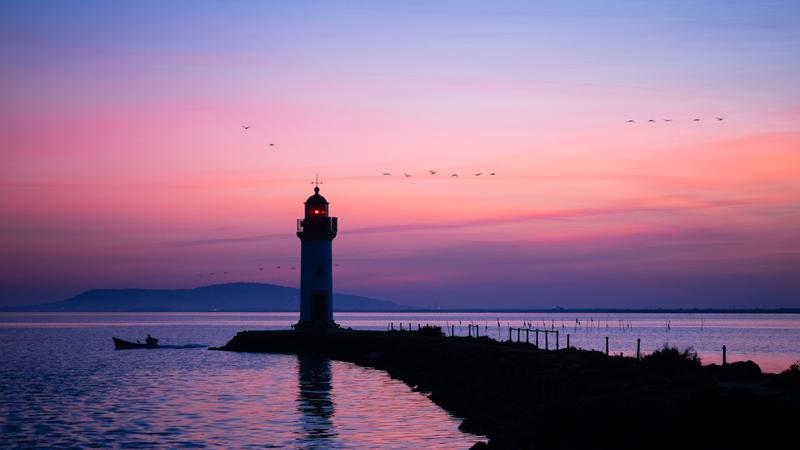
#> input picture 1.jpg, 800 x 450 px
$ python sanstitre4.py
#> lines starting #> are read from the running program, lines starting #| are printed output that depends on the picture
import cv2
import numpy as np
import matplotlib.pyplot as plt

# Charger l'image
img = cv2.imread('./1.jpg')
#> img is the input picture: shape (450, 800, 3); mean B, G, R 139.5, 107.5, 140

# Convertir l'image en une matrice de pixels
pixel_values = img.reshape((-1, 3))
pixel_values = np.float32(pixel_values)

# Définir les paramètres de l'algorithme k-means
k = 3
criteria = (cv2.TERM_CRITERIA_EPS + cv2.TERM_CRITERIA_MAX_ITER, 10, 1.0)
attempts = 10
flags = cv2.KMEANS_RANDOM_CENTERS

# Exécuter l'algorithme k-means
_, labels, centers = cv2.kmeans(pixel_values, k, None, criteria, attempts, flags)
#> centers = [[130.9, 86.94, 117.6], [33.11, 14.63, 11.72], [190.3, 161.7, 210.4]]

# Convertir les centres en entiers
centers = np.uint8(centers)
#> centers = [[130, 86, 117], [33, 14, 11], [190, 161, 210]]

# Associer chaque pixel à un centre de couleur
segmented_data = centers[labels.flatten()]

# Reshaper les données segmentées pour les convertir en image
segmented_image = segmented_data.reshape(img.shape)
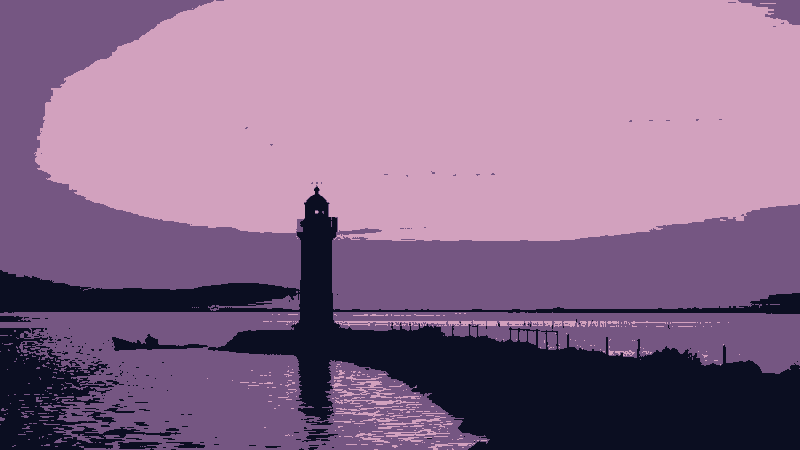
#> segmented_image: shape (450, 800, 3); mean B, G, R 139, 106.7, 139.5

# Afficher la palette de couleurs
colors, counts = np.unique(segmented_data, axis=0, return_counts=True)
#> colors = [[33, 14, 11], [130, 86, 117], [190, 161, 210]]; counts = [68839, 125650, 165511]
proportions = counts / len(labels.flatten())
#> proportions = [0.191, 0.349, 0.46]
palette = np.hstack([colors, np.expand_dims(proportions, axis=1)])
#> palette = [[33, 14, 11, 0.191], [130, 86, 117, 0.349], [190, 161, 210, 0.46]]
palette = palette[palette[:, 1].argsort()[::-1]]
#> palette = [[190, 161, 210, 0.46], [130, 86, 117, 0.349], [33, 14, 11, 0.191]]
palette = palette[:, :3]
#> palette = [[190, 161, 210], [130, 86, 117], [33, 14, 11]]
palette = np.uint8(palette)

#> (the run stopped early here; a loop or call above may not have finished)

$ run again, with 2.jpg copied over 1.jpg
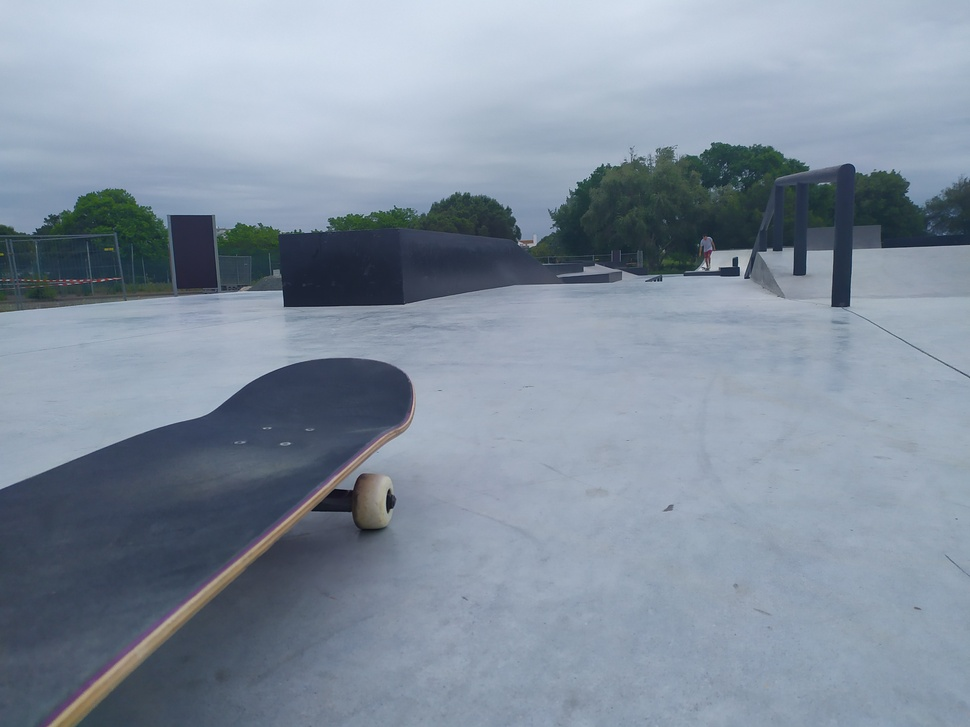
#> input picture 2.jpg, 970 x 727 px, shrunk from 4000 x 3000 before the run
#> img is the input picture: shape (727, 970, 3); mean B, G, R 159.3, 144.1, 131.1
#> `_, labels, centers = cv2.kmeans(pixel_values, k, None, criteria, attem..`: centers = [[179.3, 163, 149.4], [220.6, 204.3, 190.9], [81.21, 68.91, 57.22]]
#> `centers = np.uint8(centers)`: centers = [[179, 162, 149], [220, 204, 190], [81, 68, 57]]
#> `segmented_image = segmented_data.reshape(img.shape)`:
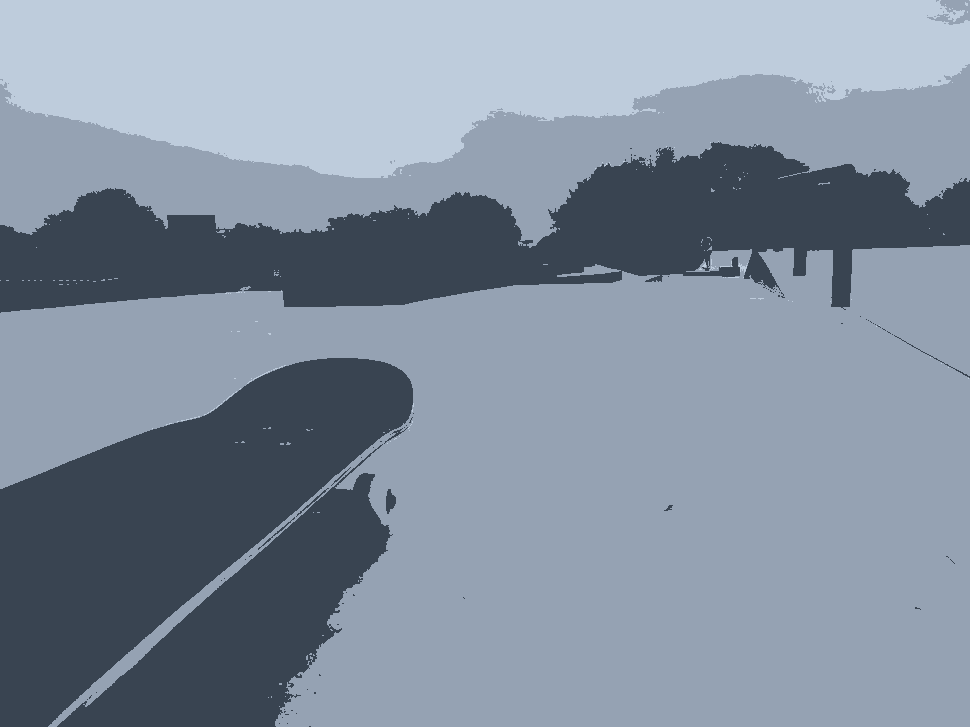
#> segmented_image: shape (727, 970, 3); mean B, G, R 159, 143.2, 130.6
#> colors = [[81, 68, 57], [179, 162, 149], [220, 204, 190]]; counts = [193094, 394938, 117158]
#> proportions = [0.274, 0.56, 0.166]
#> `palette = np.hstack([colors, np.expand_dims(proportions, axis=1)])`: palette = [[81, 68, 57, 0.274], [179, 162, 149, 0.56], [220, 204, 190, 0.166]]
#> `palette = palette[palette[:, 1].argsort()[::-1]]`: palette = [[220, 204, 190, 0.166], [179, 162, 149, 0.56], [81, 68, 57, 0.274]]
#> `palette = palette[:, :3]`: palette = [[220, 204, 190], [179, 162, 149], [81, 68, 57]]

$ run again, with IMG_20230415_160959_382.jpg copied over 1.jpg
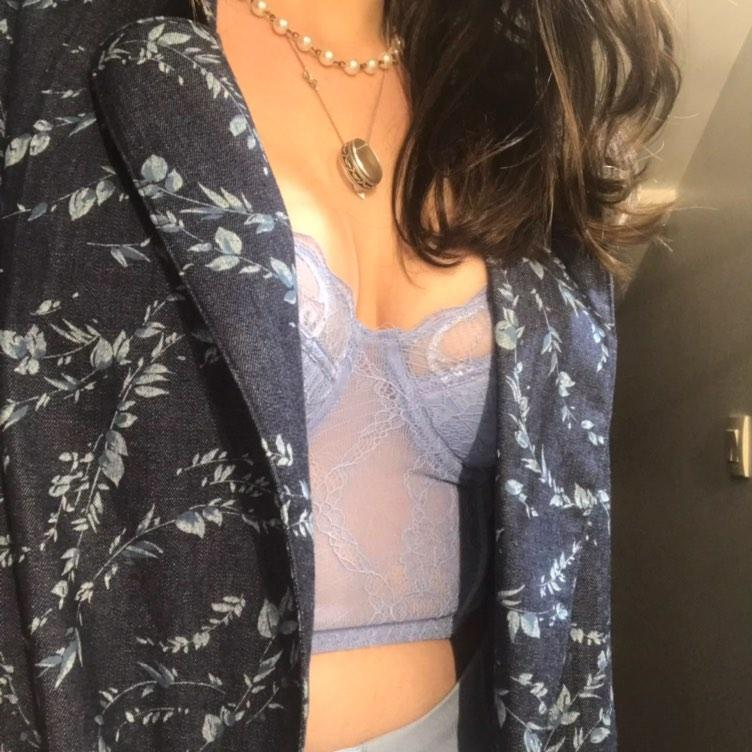
#> input picture IMG_20230415_160959_382.jpg, 752 x 752 px
#> img is the input picture: shape (752, 752, 3); mean B, G, R 84.1, 94, 108.9
#> `_, labels, centers = cv2.kmeans(pixel_values, k, None, criteria, attem..`: centers = [[155.7, 180.2, 214.4], [97.99, 103.6, 113.7], [43.43, 48.02, 55.4]]
#> `centers = np.uint8(centers)`: centers = [[155, 180, 214], [97, 103, 113], [43, 48, 55]]
#> `segmented_image = segmented_data.reshape(img.shape)`:
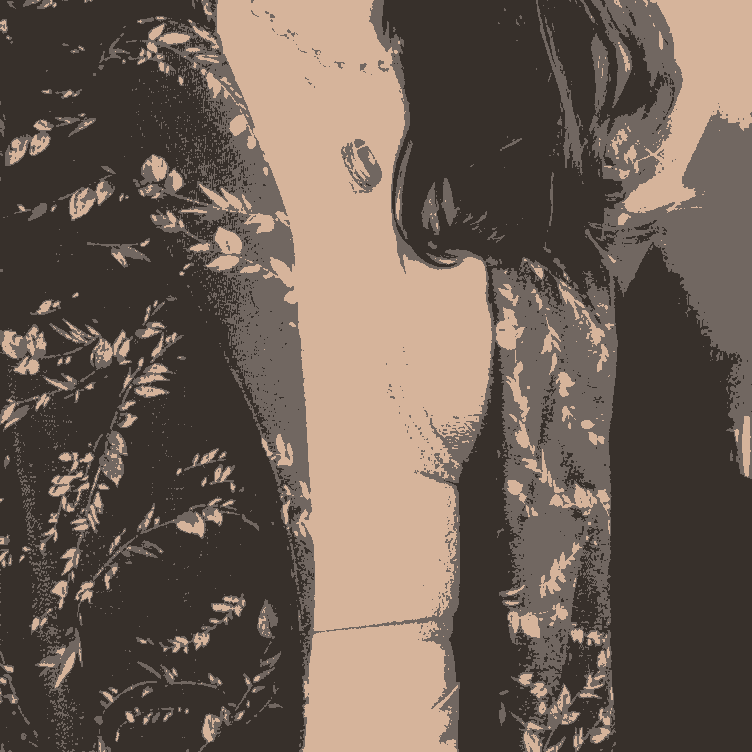
#> segmented_image: shape (752, 752, 3); mean B, G, R 83.4, 93.8, 108.4
#> colors = [[43, 48, 55], [97, 103, 113], [155, 180, 214]]; counts = [298412, 121503, 145589]
#> proportions = [0.528, 0.215, 0.257]
#> `palette = np.hstack([colors, np.expand_dims(proportions, axis=1)])`: palette = [[43, 48, 55, 0.528], [97, 103, 113, 0.215], [155, 180, 214, 0.257]]
#> `palette = palette[palette[:, 1].argsort()[::-1]]`: palette = [[155, 180, 214, 0.257], [97, 103, 113, 0.215], [43, 48, 55, 0.528]]
#> `palette = palette[:, :3]`: palette = [[155, 180, 214], [97, 103, 113], [43, 48, 55]]

$ run again, with IMG_20230415_161003_358.jpg copied over 1.jpg
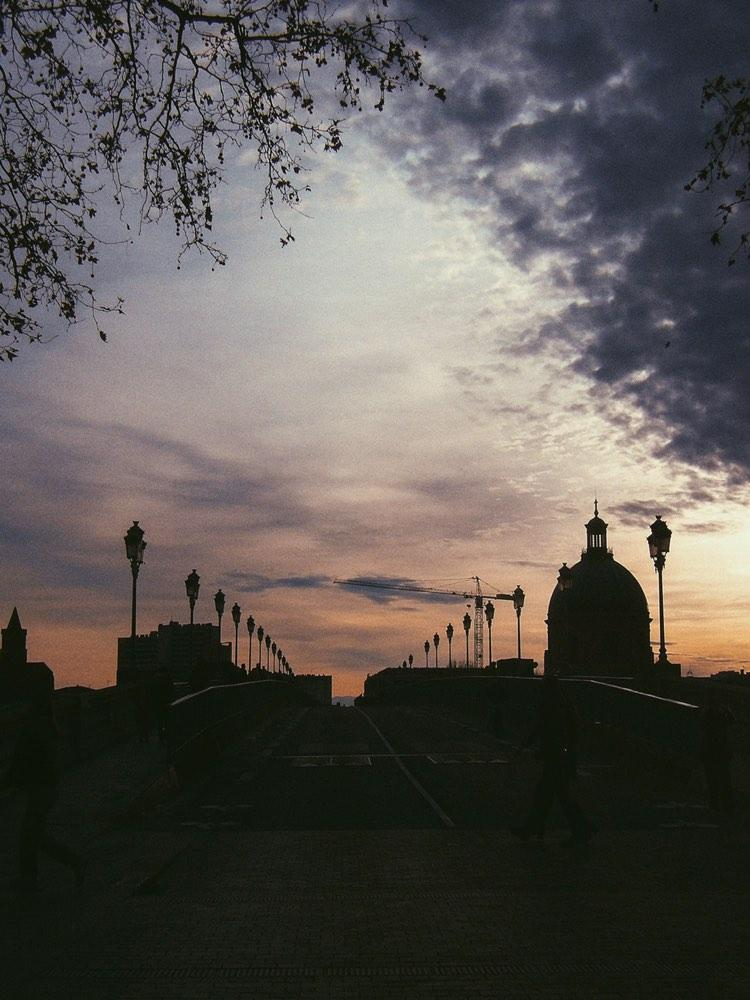
#> input picture IMG_20230415_161003_358.jpg, 750 x 1000 px
#> img is the input picture: shape (1000, 750, 3); mean B, G, R 83.6, 87.2, 91.9
#> `_, labels, centers = cv2.kmeans(pixel_values, k, None, criteria, attem..`: centers = [[166, 177.3, 189], [108.8, 105.1, 116.4], [25.21, 29.24, 26.25]]
#> `centers = np.uint8(centers)`: centers = [[166, 177, 189], [108, 105, 116], [25, 29, 26]]
#> `segmented_image = segmented_data.reshape(img.shape)`:
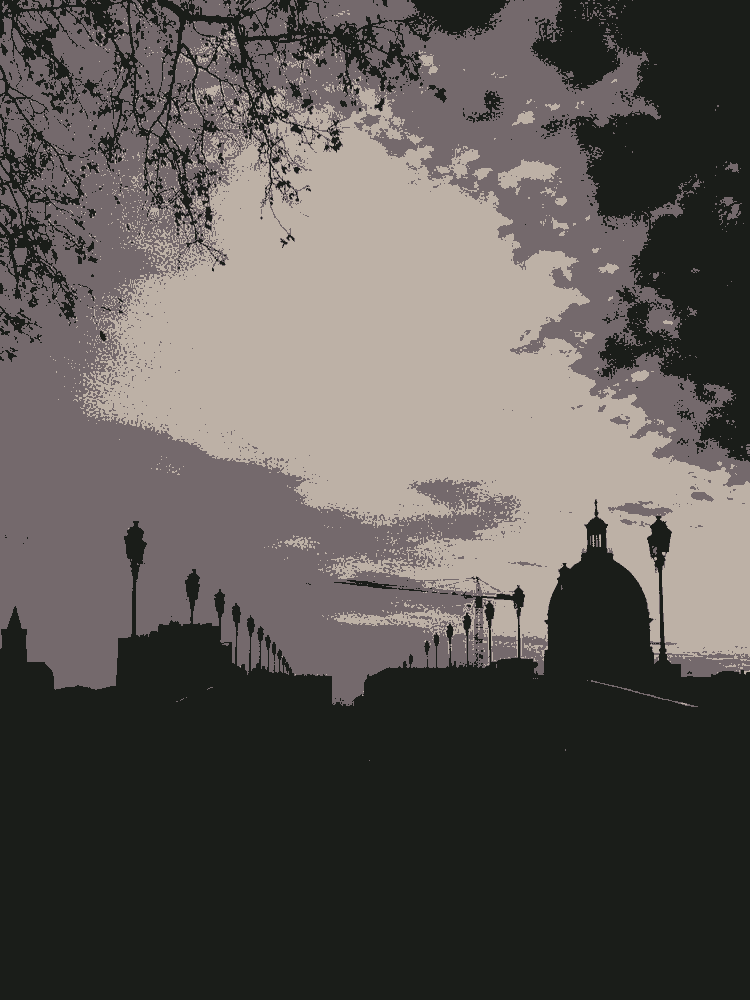
#> segmented_image: shape (1000, 750, 3); mean B, G, R 83.3, 87, 91.7
#> colors = [[25, 29, 26], [108, 105, 116], [166, 177, 189]]; counts = [351197, 215532, 183271]
#> proportions = [0.468, 0.287, 0.244]
#> `palette = np.hstack([colors, np.expand_dims(proportions, axis=1)])`: palette = [[25, 29, 26, 0.468], [108, 105, 116, 0.287], [166, 177, 189, 0.244]]
#> `palette = palette[palette[:, 1].argsort()[::-1]]`: palette = [[166, 177, 189, 0.244], [108, 105, 116, 0.287], [25, 29, 26, 0.468]]
#> `palette = palette[:, :3]`: palette = [[166, 177, 189], [108, 105, 116], [25, 29, 26]]
